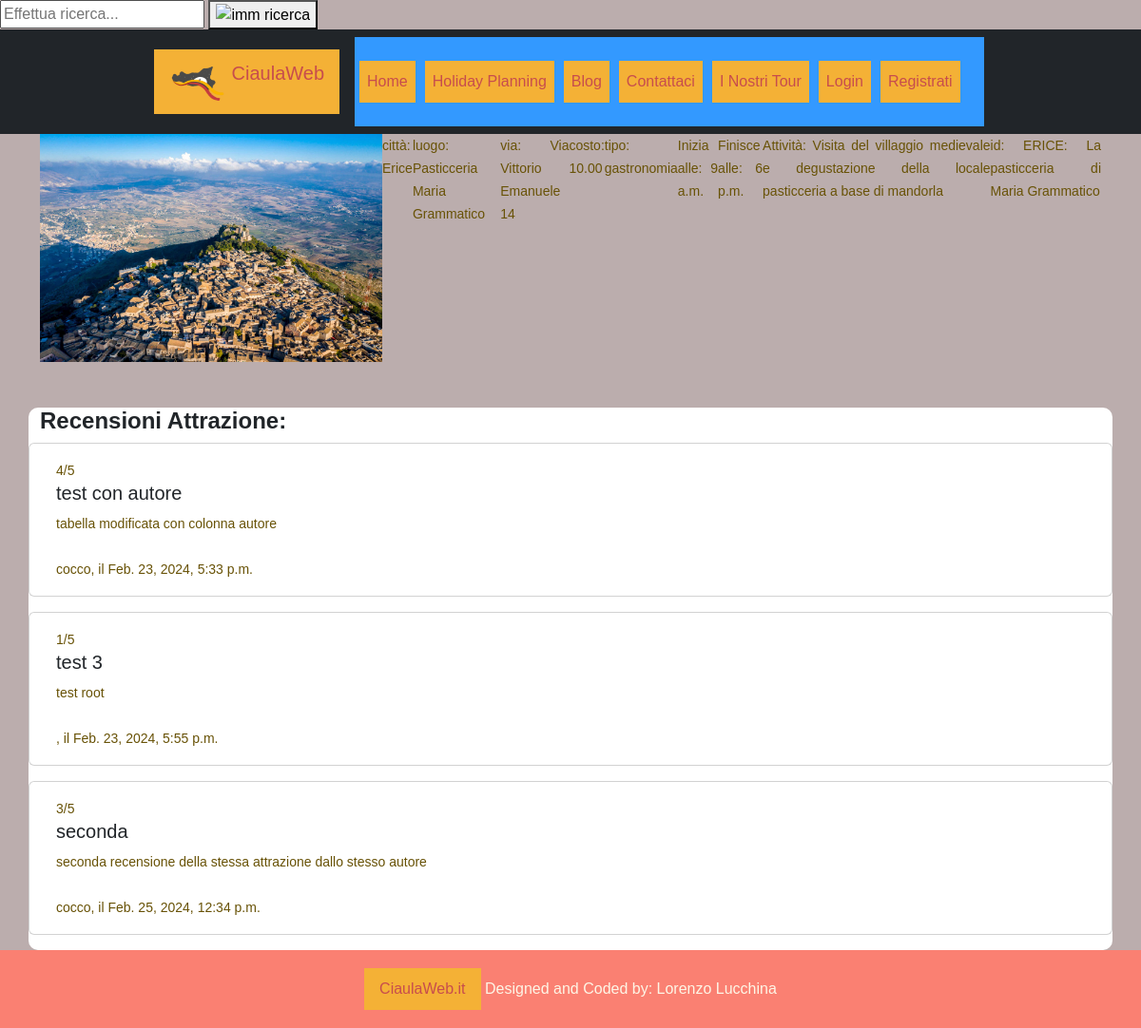
The app's page /attractions/attrazioni/detattrazione/ERICE: La pasticceria di Maria Grammatico, older data.
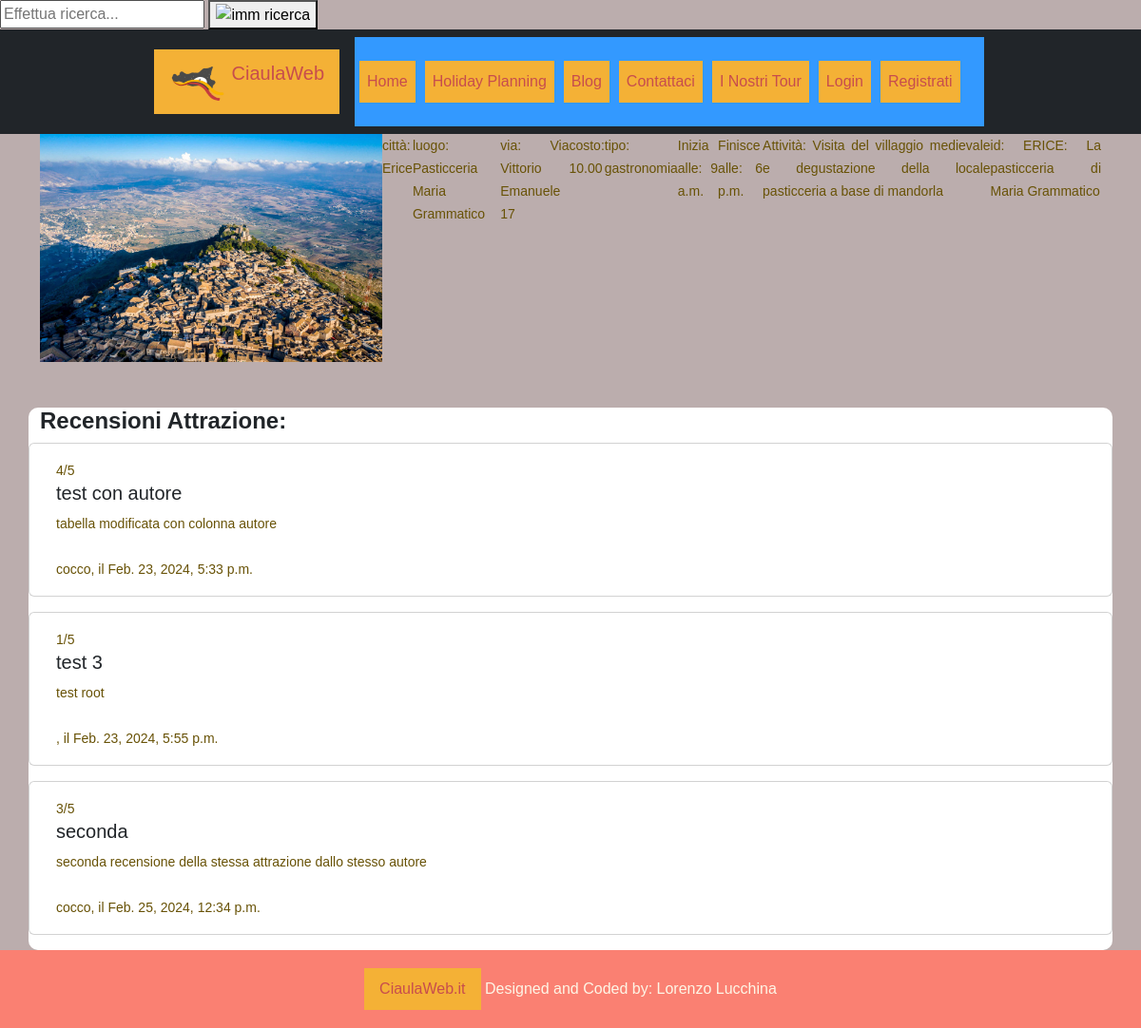
The same page, newer data.
### attractions/models.py (models this page shows, shortened)
class Attrazione(models.Model):
    objects = None
    nome = models.CharField(max_length=200, primary_key=True)
    luogo = models.CharField(max_length=300)
    via = models.CharField(max_length=500)
    citta = models.CharField(max_length=200)
    costo = models.DecimalField(max_digits=10, decimal_places=2, blank=True)
    tipo = models.CharField(max_length=200)
    oraApertura = models.TimeField('ora apertura')
    oraChiusura = models.TimeField('ora chiusura')
    descrizione = models.TextField()
    attrazione_image = models.ImageField(blank=True, null=True)  # , upload_to='attractionImages/')
    class Meta:
        verbose_name = "Attrazione"
        verbose_name_plural = "Attrazioni"

### attractions/views.py (the view, shortened to what this page needs)
# urls.py: path("attrazioni/detattrazione/<str:nome_attr>", DetailAttrazioneEntita, name="dettaglioattr"),
def DetailAttrazioneEntita(request, nome_attr):
    if Attrazione.objects.filter(nome=nome_attr).exists():
        templ = "attractions/dettaglioattrazione.html"
        attrazione = Attrazione.objects.get(nome=nome_attr)  # Acquisisco attrazione dal nome
        recensioni = Recensione.objects.filter(attrazione=attrazione)
        check = False
        ctx = {"attivita": attrazione, "check": check, "recensioni": recensioni}
        if request.method == "GET":
            return render(request, template_name=templ, context=ctx)
        else:
            return HttpResponse("ERROR: nome attrazione non valido, RICHIESTA POST")

### attractions/templates/attractions/dettaglioattrazione.html (shortened to what this page needs)
{% extends 'base.html' %}
{% block content %}
<div class="container">
    <img src="{{ attivita.attrazione_image.url | default_if_none:'#' }}" alt="pic attrazione" style="width:auto;height:240px">
    <p> città: {{ attivita.citta }}</p>
    <p> luogo: {{ attivita.luogo }}</p>
    <p> via: {{ attivita.via }}</p>
    <p> costo: {{ attivita.costo }}</p>
    <p> tipo: {{ attivita.tipo }}</p>
    <p> Inizia alle: {{ attivita.oraApertura }}</p>
    <p> Finisce alle: {{ attivita.oraChiusura }}</p>
    <p> Attività: {{ attivita.descrizione }}</p>
    <p> id: {{ attivita.pk }}</p>
</div>
    <br> <br>
    <div class="container" style="background-color:white; border-radius: 10px;">
        <br>
        <div class="row align-self-center">
            <h4> <b> Recensioni Attrazione: </b> </h4> <br>
            {% if recensioni.count == 0 %}
                <h4> Nessuna recensione disponibile </h4> <br>
                <br>
            {% else %}
                {% for r in recensioni %}
                    <div class="card mb-3">
                        <div class="card-body">
                            <div class="text-end">
                                <p class="card-text">{{ r.valutazione }}/5</p>
                            </div>
                            <h5 class="card-title">{{ r.titolo }}</h5>
                            <p class="card-text">{{ r.contenuto }}</p>
                            <p class="card-text">{{ r.autore.first_name }}, il {{ r.data_creazione }} </p>
                        </div>
                    </div>
                {% endfor %}
            {% endif %}
        </div>
    </div>
{% endblock %}

Row changes from the older to the newer data that the page shows:
changed Attrazione "Erice": via "Via Vittorio Emanuele 14" → "Via Vittorio Emanuele 17"
